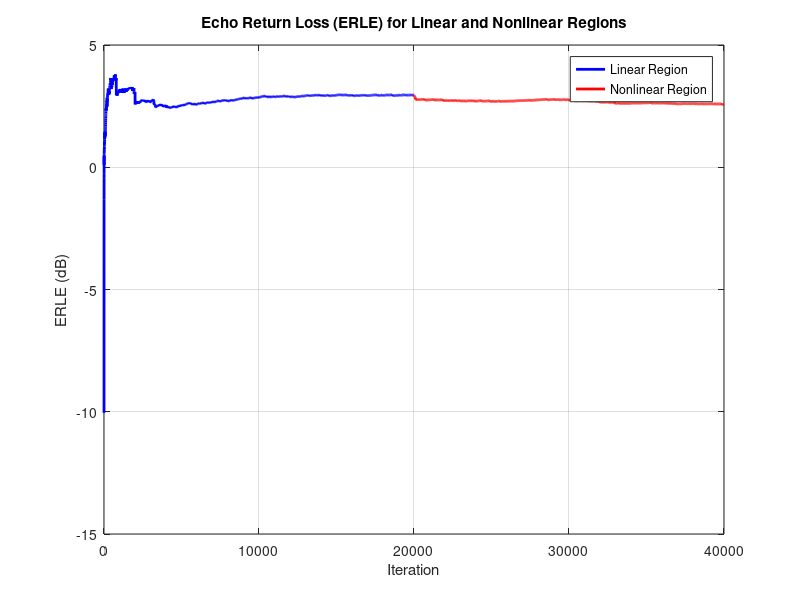

MATLAB code for this plot:
% Parameters
M1 = 8;
M2 = 64;
M = M1 + M2 - 1;
N_iter = 20000;
snr = 21;
var_noise = 0.001;
input_range = [0.3, 0.8];

% Generate FIR filter for loudspeaker
h_lsp = [1; rand(M1-1, 1) * 0.25];

% Generate nonlinear function for amplifier
A = @(x) x - 0.5 * x.^3 + 0.02 * x.^5;

% Generate linear filter for echo path
h_echo = rand(M2, 1) + 1i * rand(M2, 1);
h_echo = h_echo ./ abs(h_echo); % normalize to have unit magnitude
h_echo(1) = h_echo(1) * 0.9 * exp(1i * 2 * pi / M2);
h_echo(2) = h_echo(2) * 1.11 * exp(1i * 2 * pi / M2);
h_echo = real(ifft(h_echo));

% Generate babble signal
babble = randn(N_iter * 2, 1) * (input_range(2) - input_range(1)) + input_range(1);

% Amplify babble signal
babble_amp = A(babble);

% Simulate echo signal
echo = conv(h_lsp, babble_amp);
echo = conv(echo, h_echo);
echo = echo(1:N_iter * 2); % truncate to the same length as input

% Add Gaussian noise to the echo signal
noise = sqrt(var_noise) * randn(N_iter * 2, 1);
echo_noise = echo + noise;

% FIR filter for acoustic echo cancellation
h_aec = zeros(M, 1);

% Initialize error and ERLE
error = zeros(N_iter * 2, 1);
ERLE = zeros(N_iter * 2, 1);

% Adaptive filter using NLMS algorithm
mu = 0.01; % step size
alpha = 1e-2; % regularization parameter for NLMS
for n = 1:N_iter * 2
    % De-amplify input for the first 20,000 iterations
    if n <= N_iter
        input = babble(n) * 0.375;
    else
        input = babble(n);
    end
    
    % Update AEC filter
    x = [input; zeros(M-1, 1)];
    y = h_aec' * x;
    error(n) = echo_noise(n) - y;
    h_aec = h_aec + (mu / (alpha + norm(x)^2)) * error(n) * x;
    
    % Calculate ERLE
    ERLE(n) = 10 * log10(sum(echo(1:n).^2) / sum(error(1:n).^2));
end

% Plot ERLE for both linear and nonlinear regions
figure;
plot(1:N_iter, ERLE(1:N_iter), 'b', 'LineWidth', 2);
hold on;
plot(N_iter+1:N_iter*2, ERLE(N_iter+1:N_iter*2), 'r', 'LineWidth', 2);
xlabel('Iteration');
ylabel('ERLE (dB)');
title('Echo Return Loss (ERLE) for Linear and Nonlinear Regions');
legend('Linear Region', 'Nonlinear Region');
grid on;
